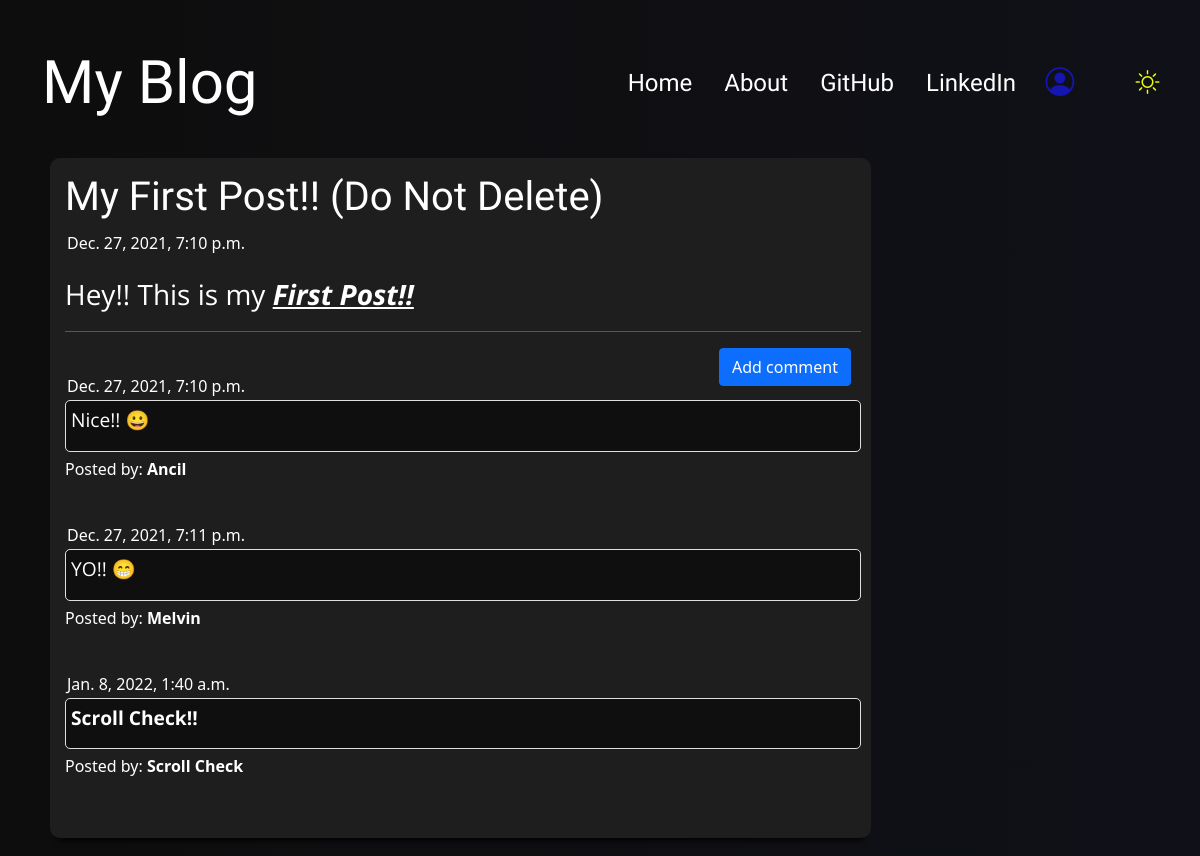
The page /post/25 on the database its author committed.
### blog_app/models.py (models this page shows, shortened)
class Post(models.Model):
    author = models.ForeignKey('auth.User',on_delete=models.CASCADE)
    title = models.CharField(max_length= 200)
    text = models.TextField()
    created_date= models.DateTimeField(default=timezone.now)
    published_date = models.DateTimeField(blank=True,null=True)

class Comment(models.Model):
    post = models.ForeignKey('blog_app.Post', related_name='comments',on_delete=models.CASCADE)
    author = models.CharField(max_length=200)
    text = models.TextField()
    created_date= models.DateTimeField(default=timezone.now)
    approved_comment = models.BooleanField(default=False)

### blog_app/views.py (the view)
# urls.py: path('post/<int:pk>', views.PostDetailView.as_view(),name ='post_detail'),
class PostDetailView(DetailView):
    model = Post

### blog_app/templates/blog_app/post_detail.html (shortened to what this page needs)
{% extends 'blog_app/base.html' %}
{% block content %}
 <div class= "postblock">
    <h1 class='posttitle'>{{ post.title }}</h1>
        {% if post.published_date %}
            <div class="date postdate">
              {{ post.published_date }}
            </div>
        {% else %}
          <a class="btn btn-success cl-mode-icon" href="{% url 'post_publish' pk=post.pk %}">Publish</a>
          <a class="btn btn-outline-warning cl-mode-icon" href="{% url 'post_draft_list' %}">Drafts List</a>
        {% endif %}
            <div class="postcontent">
            <p>{{ post.text|safe|linebreaksbr }}</p>
            </div>
  <hr>
  <a class="btn btn-primary btn-comment" href="{% url 'add_comment_to_post' pk=post.pk %}">Add comment</a>
  {% for comment in post.comments.all %}
  <br>
      {% if user.is_authenticated or comment.approved_comment %}
         <div class="date postdate">{{ comment.created_date }}</div>
         <div class="removeapprove">
            <div class="postcomment">{{ comment.text|safe|linebreaksbr }}</div>
              </div>
          <p>Posted by: <strong>{{ comment.author }}</strong></p>
      {% endif %}
  {% empty %}
      <p>No comments posted.</p>
  {% endfor %}
</div>
{% endblock %}

### blog_app/static/css/blog.css (style rules this page uses)
:root { --bg-mode: linear-gradient(270deg, #101118,#0e0d0d); --form-bg-mode: rgb(30, 30, 30); --comment-bg-mode: rgb(0, 0, 0); --color: rgb(255, 255, 255); --mode-icon-color: rgb(251, 255, 0); --box-shadow: 0 10px 6px -8px rgb(0, 0, 0); }
body { background: var(--bg-mode); background-size: cover; height: 100%; color: var(--color); }
a { color:var(--color); }
.postblock { background-color: var(--form-bg-mode); box-shadow: var(--box-shadow); border-radius: 10px; padding: 15px 10px 20px 15px; margin-bottom: 10px; }
.postcomment { font-family: 'Open Sans', sans-serif; background-color: var(--comment-bg-mode); font-size: 1.2em; text-align: left; overflow-wrap: break-word; border: solid 1px rgb(224, 222, 222); padding: 5px 0px 0px 5px; border-radius: 5px; margin-bottom: 5px; }
.postdate { padding: 2px; text-align: left; font-size: 1em; }
.posttitle { font-family: 'Roboto Condensed', sans-serif; font-size: 2.5em; text-align: left; }
.postcontent { font-family: 'Open Sans', sans-serif; font-size: 1.75em; text-align: left; }
@media (min-width: 1000px) { .postblock { width: 100%; } }
@media (min-width: 1000px) { .btn-comment { position: relative; float:right; margin-right: 10px; } }
.removeapprove { text-align: left; }

### rows shown on the page
Post: title "My First Post!! (Do Not Delete)", published_date "Dec. 27, 2021, 7:10 p.m.", text "Hey!! This is my First Post!!"
Comment: created_date "Dec. 27, 2021, 7:10 p.m.", text "Nice!! 😀", author "Ancil"
Comment: created_date "Dec. 27, 2021, 7:11 p.m.", text "YO!! 😁", author "Melvin"
Comment: created_date "Jan. 8, 2022, 1:40 a.m.", text "Scroll Check!!", author "Scroll Check"
